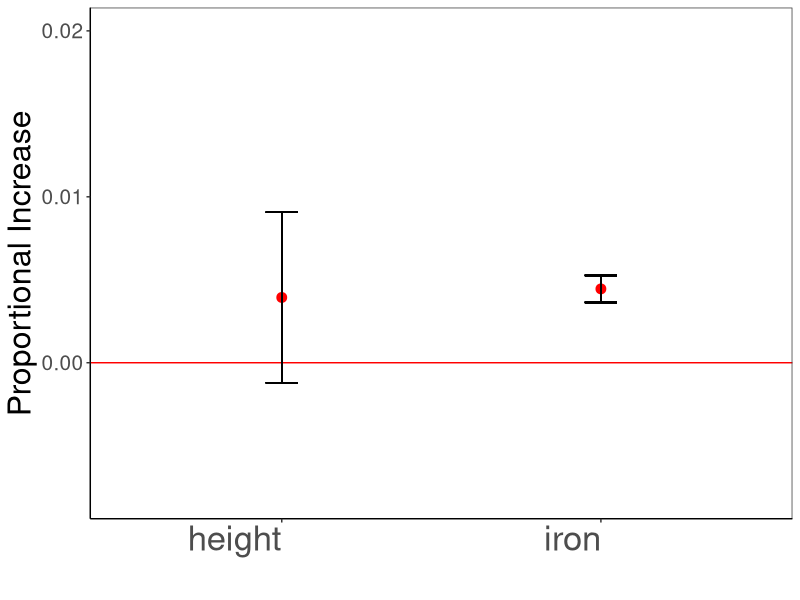
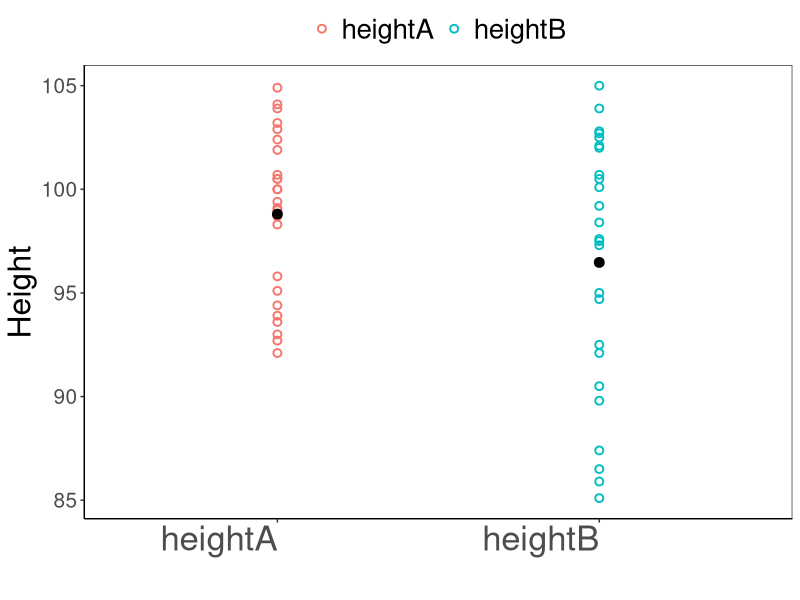
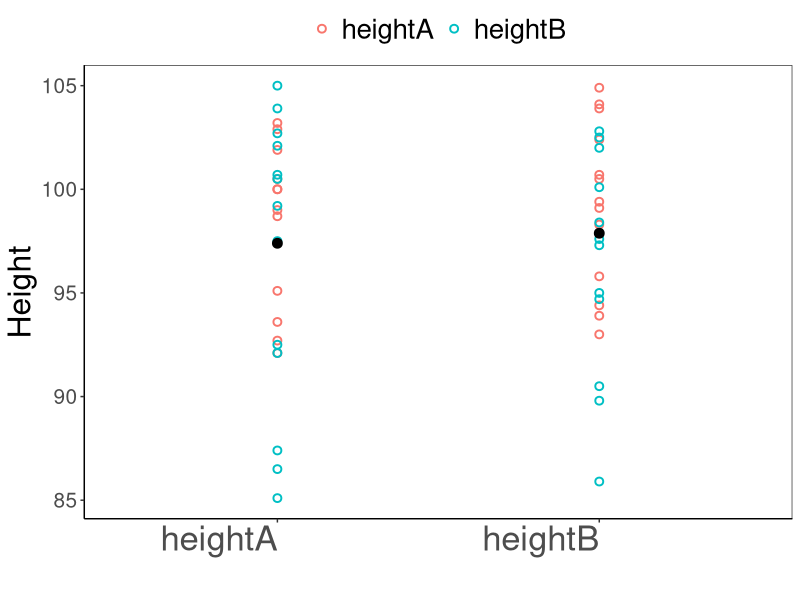

Recreate these plots in R, in order.

##vitamins
height=sample(seq(-.01,0.02,by=0.001),15, replace=T)
iron=sample(seq(0,0.01,by=0.0001),50, replace=T)

#test height difference from 0
heightt=t.test(height)
#test iron difference from 0
iront=t.test(iron)

#look at t-tests
heightt
iront

iront$conf.int[1]
iront$conf.int[2]

heightcis=c(heightt$conf.int[1],heightt$conf.int[2])

dat=data.frame(lab=c(rep("height",length(height)),rep("iron",length(iron))),var=c(height,iron))
dat$lcl[dat$lab=="height"]=heightt$conf.int[1]
dat$ucl[dat$lab=="height"]=heightt$conf.int[2]
dat$lcl[dat$lab=="iron"]=iront$conf.int[1]
dat$ucl[dat$lab=="iron"]=iront$conf.int[2]

library(ggplot2)
ggplot(data=dat,aes(x=lab,y=var))+
  #geom_point(size=2,shape=1,stroke=1)+
  stat_summary(fun.y = "mean",geom="point",color="red",size=3)+
  ylab("Proportional Increase")+
  xlab("")+
  geom_hline(yintercept=0,color="red")+
  geom_errorbar(aes(ymin=lcl, ymax=ucl), width=.1)+
  theme_bw()+
  theme(axis.title=element_text(size=23),
        axis.text=element_text(size=15),
        panel.grid = element_blank(), 
        axis.line=element_line(),
        axis.text.x = element_text(hjust = 1,size=25),
        legend.position="top",
        legend.title = element_blank(),
        legend.text = element_text(size=20),
        legend.background = element_blank(),
        legend.key=element_rect(fill="white",color="white"))

t.test(var~lab, data = dat)


##heights

heightA=sample(seq(92,105,by=0.1),25, replace=T)
mean(heightA)
heightB=sample(seq(85,105,by=0.1),25, replace=T)
mean(heightB)
dat=data.frame(lab=c(rep("heightA",length(heightA)),rep("heightB",length(heightB))),var=c(heightA,heightB))

ggplot(data=dat,aes(x=lab,y=var,color=lab))+
  geom_point(size=2,shape=1,stroke=1)+
  stat_summary(fun.y = "mean",geom="point",color="black",size=3)+
  ylab("Height")+
  xlab("")+
  #geom_hline(yintercept=0,color="red")+
  #geom_errorbar(aes(ymin=lcl, ymax=ucl), width=.1)+
  theme_bw()+
  theme(axis.title=element_text(size=23),
        axis.text=element_text(size=15),
        panel.grid = element_blank(), 
        axis.line=element_line(),
        axis.text.x = element_text(hjust = 1,size=25),
        legend.position="top",
        legend.title = element_blank(),
        legend.text = element_text(size=20),
        legend.background = element_blank(),
        legend.key=element_rect(fill="white",color="white"))


head(dat)
dat$random=sample(dat$lab)

ggplot(data=dat,aes(x=random,y=var,color=lab))+
  geom_point(size=2,shape=1,stroke=1)+
  stat_summary(fun.y = "mean",geom="point",color="black",size=3)+
  ylab("Height")+
  xlab("")+
  theme_bw()+
  theme(axis.title=element_text(size=23),
        axis.text=element_text(size=15),
        panel.grid = element_blank(), 
        axis.line=element_line(),
        axis.text.x = element_text(hjust = 1,size=25),
        legend.position="top",
        legend.title = element_blank(),
        legend.text = element_text(size=20),
        legend.background = element_blank(),
        legend.key=element_rect(fill="white",color="white"))

heightA;heightB
diff=NA;diff_all=NA 

for (i in 1:1000){
  dat$random=sample(dat$lab)
  diff=mean(dat$var[dat$random=="heightA"])-mean(dat$var[dat$random=="heightB"])
  diff_all=c(diff_all,diff)
}

diff_all=sort(diff_all)

length(diff_all)
diff_all[diff_all>=3.67]
3/1000
